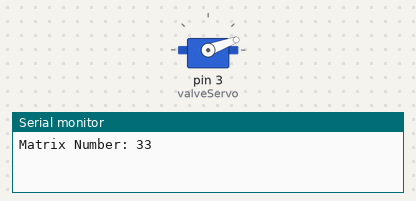
The sketch below on a simulated Arduino Uno, built with avr-gcc and run on an emulated ATmega328P. Parts: servo, the last lines printed to the serial monitor.

Above: at 0.1 s.
At 10.1 s:
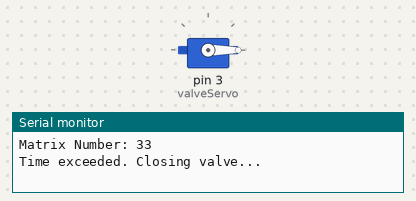
Timing chart, 0 to 11.6 s (numbered marks = the images above):
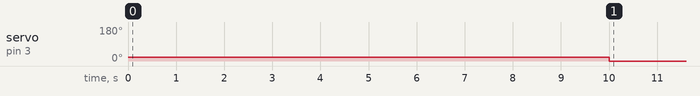

Measured:
- by itself, servo on pin 3 (valveServo): 20° → 0° at 10.0 s

The sketch:

sprinkler.ino
```cpp
#include <Servo.h>

Servo valveServo;


int xCoord = 20;    // Example input from IoT
int yCoord = 30;    // Example input from IoT
int moisture = 512; // Example input from sensor
int matrixValue;
int newMoisture;

int L = 100;  // Length of the plot
int B = 100;  // Breadth of the plot

unsigned long wateringStartTime;
bool valveOpen = false;
const unsigned long wateringDuration = 10000;

int gridNumber(int x, int y) {
  int x_no = (x * 10) / L;
  int y_no = (y * 10) / B;
  int grid_no = 10 * y_no + (x_no + 1);
  return grid_no;
}

int valveAngle(int moisturePercent) {
  if (moisturePercent >= 0 && moisturePercent < 10) {
    return 120;
  } else if (moisturePercent >= 10 && moisturePercent < 20) {
    return 100;
  } else if (moisturePercent >= 20 && moisturePercent < 30) {
    return 80;
  } else if (moisturePercent >= 30 && moisturePercent < 40) {
    return 60;
  } else if (moisturePercent >= 40 && moisturePercent < 50) {
    return 40;
  } else if (moisturePercent >= 50 && moisturePercent < 60) {
    return 20;
  } else if (moisturePercent >= 60 && moisturePercent < 70) {
    return 5;
  } else {
    return 0;
  }
}

void setup() {
  Serial.begin(9600);
  valveServo.attach(3);

  matrixValue = gridNumber(xCoord, yCoord);
  Serial.print("Matrix Number: ");
  Serial.println(matrixValue);

  newMoisture = map(moisture, 0, 1023, 0, 100);
  int angle = valveAngle(newMoisture);

  valveServo.write(angle);
  wateringStartTime = millis();
  valveOpen = true;
}

void loop() {
  if (valveOpen && (millis() - wateringStartTime >= wateringDuration)) {
    Serial.println("Time exceeded. Closing valve...");
    valveServo.write(0);
    valveOpen = false;
  }

  delay(1000);
}
```
